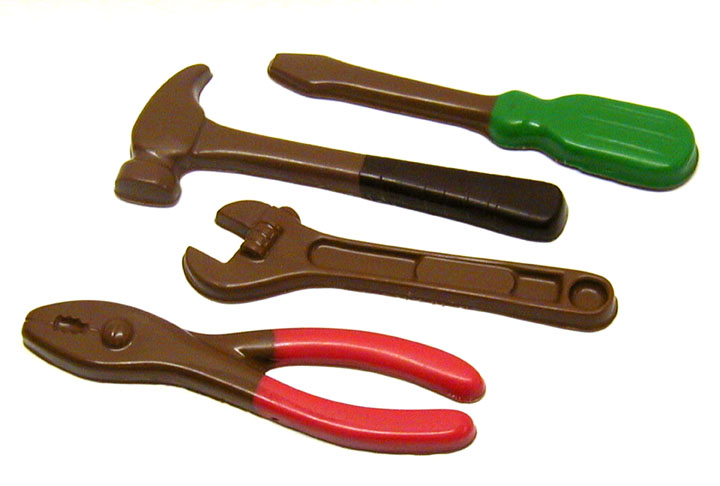
%> input picture Matlab/tools.jpg, 720 x 486 px
$ octave Clase14d.m   (GNU Octave 9; MATLAB toolbox functions it lacks are replaced by stand-ins)
%> lines starting %> are read from the running program, lines starting %| are printed output that depends on the picture; in (x1, y1, x2, y2) boxes, pixels count from 0 and x2, y2 are one past the last pixel; in counts of white or black regions, pixels touching at a corner belong together; the program's own positions count from 1
clear all
clc

I=imread('tools.jpg');
%> I is the input picture: size 486x720x3 uint8; mean R, G, B 206.9, 196.3, 186.9


G=rgb2gray(I);
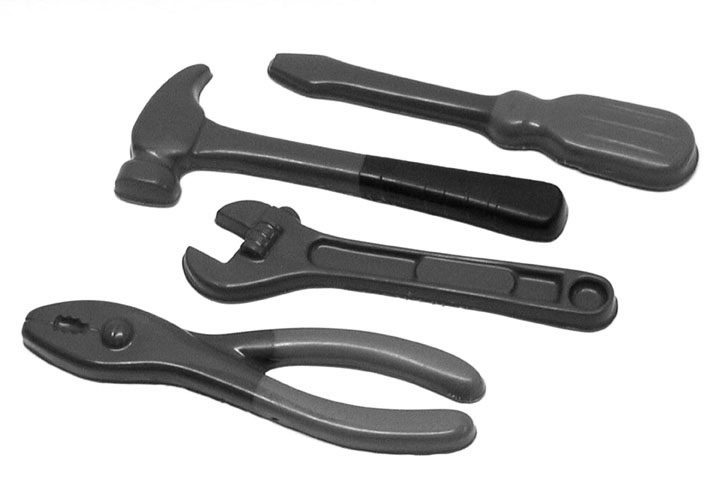
%> G: size 486x720 uint8; min 1, max 255, mean 198.4

B=~imbinarize(G);
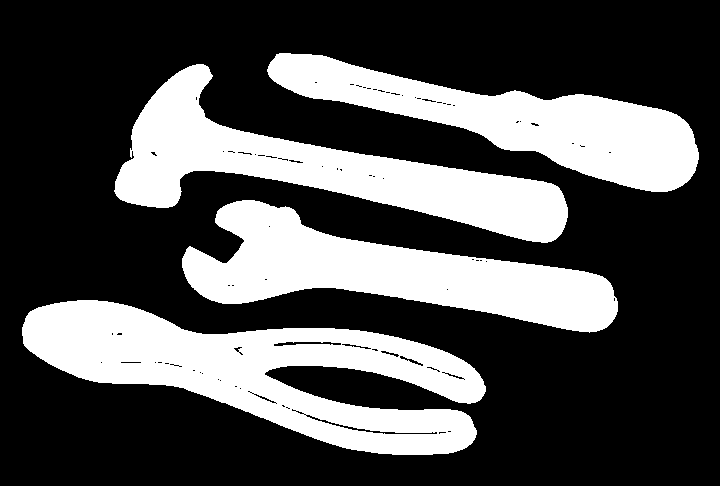
%> B: size 486x720 logical; 31.1% white; 4 white regions, box (x1, y1, x2, y2) and area: (22, 300, 486, 455) 34061, (114, 64, 568, 243) 26215, (182, 200, 618, 333) 25733, (267, 53, 699, 192) 22957

figure(1)
subplot(1,2,1)
imshow(I)
title('Imágen a Color')

subplot(1,2,2)
imshow(G)
title('Imágen a Escala de grises')


figure(2)
subplot(1,3,1)
imshow(B)
title('Binaria')

%Elemento estructurante
EE= strel('square',5);

Id=imdilate(B,EE);
%> Id: size 486x720 logical; 34.6% white; 4 white regions, box (x1, y1, x2, y2) and area: (20, 298, 488, 457) 38283, (112, 62, 570, 245) 29097, (180, 198, 620, 335) 28297, (265, 51, 701, 194) 25416
Ic=imerode(Id,EE);
%> Ic: size 486x720 logical; 31.4% white; 4 white regions, box (x1, y1, x2, y2) and area: (22, 300, 486, 455) 34775, (114, 64, 568, 243) 26333, (182, 200, 618, 333) 25761, (267, 53, 699, 192) 23068

subplot(1,3,2)
imshow(Id)
title('Dilatada')

subplot(1,3,3)
imshow(Ic)
title('Closing')

%Para tener los bordes
Borde_externo =Id-Ic;
%> Borde_externo: size 486x720 double; values 0 (black) and 1 (white), 3.2% white in thin lines or dots, all inside (x1, y1, x2, y2) = (20, 51, 701, 457)

figure(3)
imshow(Borde_externo)
title('Binaria con los bordes')

%Para etiquetar figuras
%L es la matriz con etiquetas
%N el numero de objetos

%EL algoritmo va de abajo hacia arriba por columnas
[L,N]=bwlabel(Ic,4);
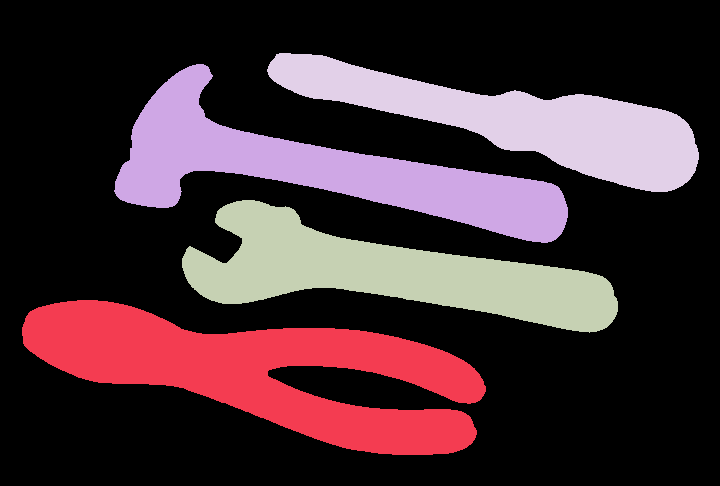
%> L: size 486x720 double; 5 distinct labels, from 0 to 4; one colour per label, 0 black
%> N = 4

figure(4)
subplot(1,2,1)
imshow(L,[])
title('Etiquetas Normalizadas')


Lbrgb =label2rgb(L);
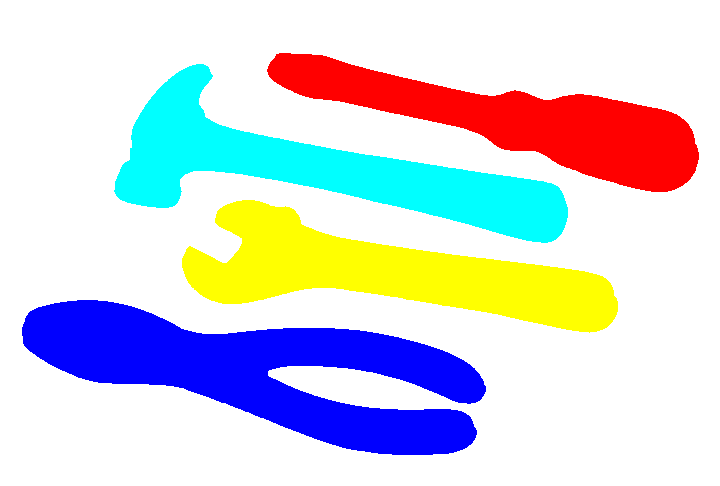
%> Lbrgb: size 486x720x3 uint8; mean R, G, B 210.5, 212.8, 219.4
subplot(1,2,2)
imshow(Lbrgb)
title('Etiquetas falso color')


%Seleccionar por etiquetas


Herramienta1= L == 1;
%> Herramienta1: size 486x720 logical; 9.9% white; 1 white region, box (x1, y1, x2, y2) and area: (22, 300, 486, 455) 34775
Herramienta2= L == 2;
%> Herramienta2: size 486x720 logical; 7.5% white; 1 white region, box (x1, y1, x2, y2) and area: (114, 64, 568, 243) 26333
Herramienta3= L == 3;
%> Herramienta3: size 486x720 logical; 7.4% white; 1 white region, box (x1, y1, x2, y2) and area: (182, 200, 618, 333) 25761
Herramienta4= L == 4;
%> Herramienta4: size 486x720 logical; 6.6% white; 1 white region

figure(5)
subplot(1,4,1)
imshow(Herramienta1)
title('Herramienta 1')

subplot(1,4,2)
imshow(Herramienta2)
title('Herramienta 2')

subplot(1,4,3)
imshow(Herramienta3)
title('Herramienta 3')

subplot(1,4,4)
imshow(Herramienta4)
title('Herramienta 4')

%Etiquetado con color real

Segmentada1 = I.*uint8(Herramienta1);
Segmentada2 = I.*uint8(Herramienta2);
Segmentada3 = I.*uint8(Herramienta3);
Segmentada4 = I.*uint8(Herramienta4);
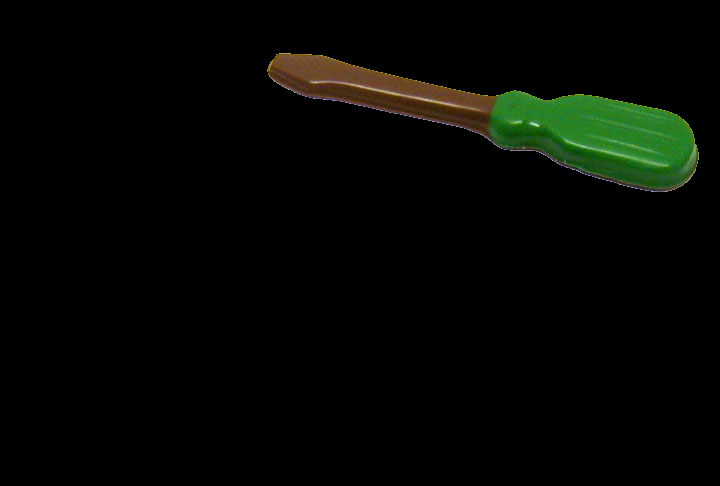
%> Segmentada4: size 486x720x3 uint8; mean R, G, B 4.3, 6.5, 2.6

figure(6)
subplot(1,4,1)
imshow(Segmentada1)
title('Herramienta 1')

subplot(1,4,2)
imshow(Segmentada2)
title('Herramienta 2')

subplot(1,4,3)
imshow(Segmentada3)
title('Herramienta 3')

subplot(1,4,4)
imshow(Segmentada4)
title('Herramienta 4')


%Extracción de caracteristicas de cada elemento
%Basic extrae las tres caracteristicas principales de un objeto

propiedades = regionprops(Herramienta1,'basic');
%> propiedades = 1 region; box (x1, y1, x2, y2), Area and Centroid: (22, 300, 486, 455) 34775 [264.1 373]
           %Area: 34775
       %Centroid: [264.1136 372.9793]
    %BoundingBox: [22.5000 300.5000 464 155]

    %Pintar el bounding box

propiedades2 = regionprops(Herramienta2,'basic');
%> propiedades2 = 1 region; box (x1, y1, x2, y2), Area and Centroid: (114, 64, 568, 243) 26333 [321.3 170]
propiedades3 = regionprops(Herramienta3,'basic');
%> propiedades3 = 1 region; box (x1, y1, x2, y2), Area and Centroid: (182, 200, 618, 333) 25761 [390.2 273.6]
propiedades4 = regionprops(Herramienta4,'basic');
%> propiedades4 = 1 region; box (x1, y1, x2, y2), Area and Centroid: (267, 53, 699, 192) 23068 [519.1 121.3]

figure(7)
subplot(1,2,1)
imshow(Segmentada1)
title('Recuadro que contiene la imágen')
hold on
rectangle('Position',propiedades.BoundingBox,'EdgeColor','y','LineWidth',2);

subplot(1,2,2)
imshow(Segmentada1)
title('Imagen rodeada con ConvexHull')
hold on
propiedades11 = regionprops(Herramienta1,'ConvexHull','Image');
xc= floor(propiedades11.ConvexHull(:,1));
%> xc = 56 values, max 486 at index 1, min 22 at index 27, mean 284.5
yc= floor(propiedades11.ConvexHull(:,2));
%> yc = 56 values, max 455 at index 11, min 300 at index 37, mean 374

plot(xc,yc,'b')
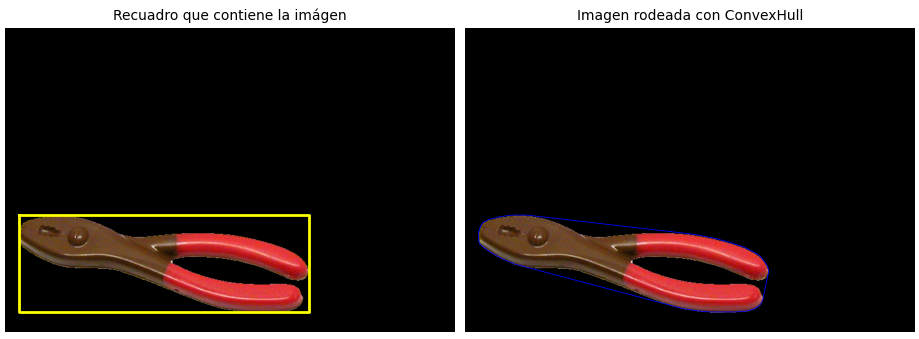
%> figure redrawn from the program's plot data, 2 panels

figure(8)
imshow(propiedades11.Image)
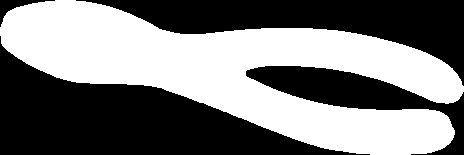
%> displayed picture: size 155x464 logical; 48.4% white; 1 white region, box (x1, y1, x2, y2) and area: (0, 0, 464, 155) 34775
title('Recorta la imágen')
